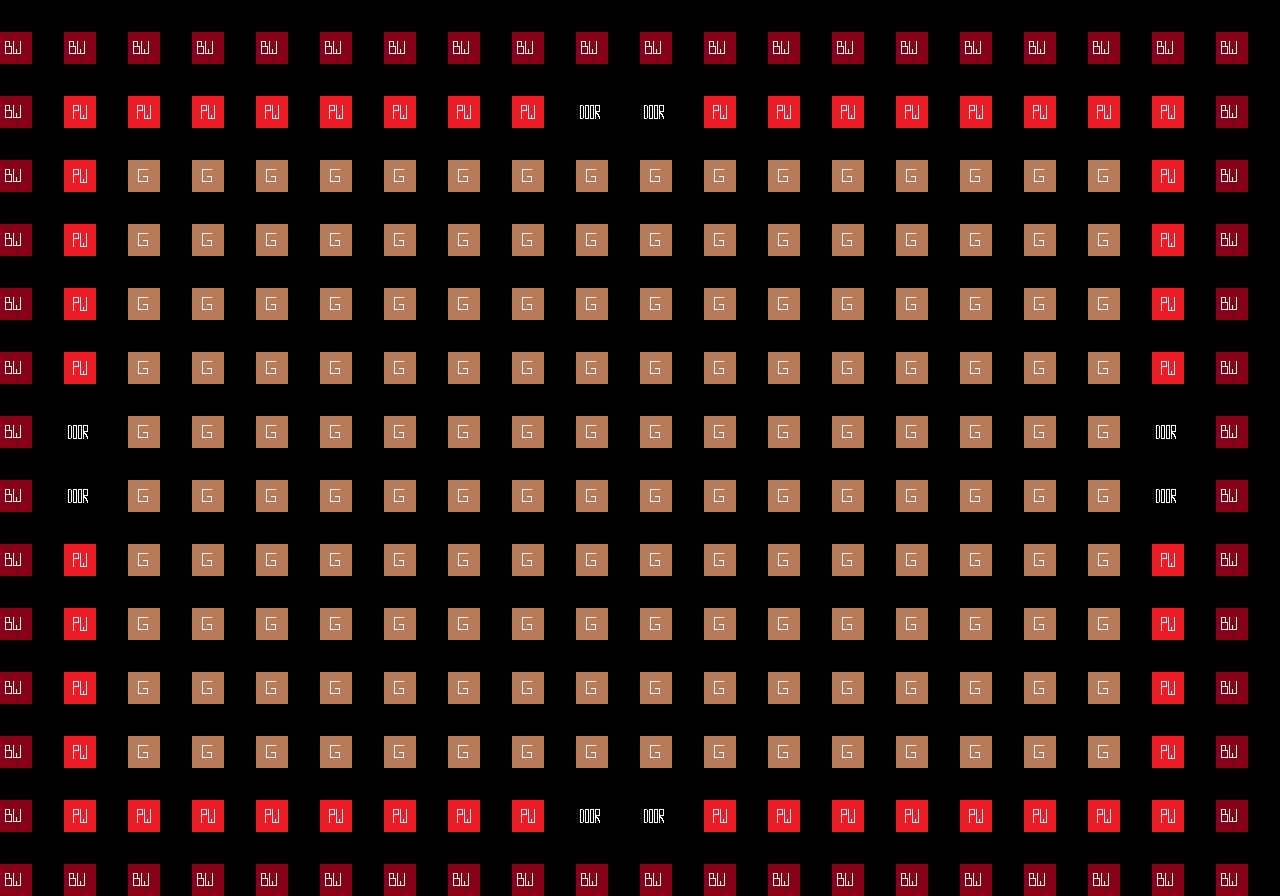

This is a level from a 2D game, rendered from its Tiled map with the project's own tilesets. A one-line summary and the map file follow, with tile-layer data summarised:
An orthogonal 20x14 tile map with 64x64 px tiles, 4 tile layers (ground, bullet_wall, player_wall, door), 2 tilesets and 19 objects (boss).

<map version="1.0" orientation="orthogonal" renderorder="right-down" width="20" height="14" tilewidth="64" tileheight="64" nextobjectid="62">
 <tileset firstgid="1" name="kafelken" tilewidth="32" tileheight="32" tilecount="4">
  <image source="kafelken.png" width="128" height="32" />
 </tileset>
 <tileset firstgid="5" name="klocek" tilewidth="64" tileheight="64" tilecount="1">
  <image source="klocek.png" width="64" height="64" />
 </tileset>
 <layer name="ground" width="20" height="14">
  <data>[280 cells, 168 non-empty, 2 distinct tile ids]</data>
 </layer>
 <layer name="bullet_wall" width="20" height="14">
  <data>[280 cells, 64 non-empty, 1 distinct tile ids]</data>
 </layer>
 <layer name="player_wall" width="20" height="14">
  <data>[280 cells, 56 non-empty, 1 distinct tile ids]</data>
 </layer>
 <layer name="door" width="20" height="14">
  <data>[280 cells, 8 non-empty, 1 distinct tile ids]</data>
 </layer>
 <objectgroup name="block_up">
  <object id="2" x="640" y="64" width="64" height="64" />
  <object id="9" x="576" y="64" width="64" height="64" />
 </objectgroup>
 <objectgroup name="block_down">
  <object id="10" x="576" y="768" width="64" height="64" />
  <object id="11" x="640" y="768" width="64" height="64" />
 </objectgroup>
 <objectgroup name="block_left">
  <object id="14" x="64" y="384" width="64" height="64" />
  <object id="15" x="64" y="448" width="64" height="64" />
 </objectgroup>
 <objectgroup name="block_right">
  <object id="12" x="1152" y="384" width="64" height="64" />
  <object id="13" x="1152" y="448" width="64" height="64" />
 </objectgroup>
 <objectgroup name="lego">
  <object id="52" x="192" y="192" width="64" height="64" />
  <object id="53" x="256" y="256" width="64" height="64" />
  <object id="54" x="320" y="320" width="64" height="64" />
  <object id="55" x="192" y="640" width="64" height="64" />
  <object id="56" x="256" y="576" width="64" height="64" />
  <object id="57" x="320" y="512" width="64" height="64" />
  <object id="58" x="960" y="320" width="64" height="64" />
  <object id="59" x="960" y="384" width="64" height="64" />
  <object id="60" x="960" y="448" width="64" height="64" />
  <object id="61" x="960" y="512" width="64" height="64" />
 </objectgroup>
 <objectgroup name="enemies">
  <object id="50" type="boss" x="608" y="400" width="80" height="80" />
 </objectgroup>
</map>